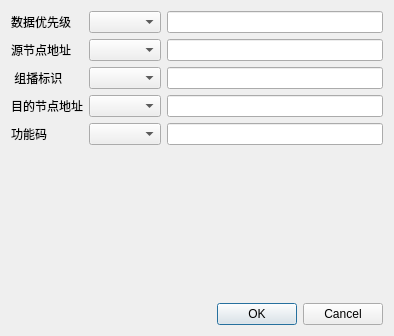
<?xml version="1.0" encoding="UTF-8"?>
<ui version="4.0">
 <class>DialogCanFrame2</class>
 <widget class="QDialog" name="DialogCanFrame2">
  <property name="geometry">
   <rect>
    <x>0</x>
    <y>0</y>
    <width>394</width>
    <height>336</height>
   </rect>
  </property>
  <property name="windowTitle">
   <string>Dialog</string>
  </property>
  <layout class="QVBoxLayout" name="verticalLayout">
   <item>
    <layout class="QGridLayout" name="gridLayout">
     <item row="0" column="0">
      <widget class="QLabel" name="label_78">
       <property name="text">
        <string>数据优先级</string>
       </property>
      </widget>
     </item>
     <item row="0" column="1">
      <widget class="QComboBox" name="comboBox_priority_2"/>
     </item>
     <item row="0" column="2">
      <widget class="QLineEdit" name="lineEdit_priority_2"/>
     </item>
     <item row="1" column="0">
      <widget class="QLabel" name="label_79">
       <property name="text">
        <string>源节点地址</string>
       </property>
      </widget>
     </item>
     <item row="1" column="1">
      <widget class="QComboBox" name="comboBox_srcAdrr_2"/>
     </item>
     <item row="1" column="2">
      <widget class="QLineEdit" name="lineEdit_srcAdrr_2"/>
     </item>
     <item row="2" column="0">
      <widget class="QLabel" name="label_80">
       <property name="text">
        <string> 组播标识</string>
       </property>
      </widget>
     </item>
     <item row="2" column="1">
      <widget class="QComboBox" name="comboBox_multicast_2"/>
     </item>
     <item row="2" column="2">
      <widget class="QLineEdit" name="lineEdit_multicast_2"/>
     </item>
     <item row="3" column="0">
      <widget class="QLabel" name="label_83">
       <property name="text">
        <string>目的节点地址</string>
       </property>
      </widget>
     </item>
     <item row="3" column="1">
      <widget class="QComboBox" name="comboBox_destAdrr_2"/>
     </item>
     <item row="3" column="2">
      <widget class="QLineEdit" name="lineEdit_destAdrr_2"/>
     </item>
     <item row="4" column="0">
      <widget class="QLabel" name="label_89">
       <property name="text">
        <string>功能码</string>
       </property>
      </widget>
     </item>
     <item row="4" column="1">
      <widget class="QComboBox" name="comboBox_funCode_2"/>
     </item>
     <item row="4" column="2">
      <widget class="QLineEdit" name="lineEdit_funCode_2"/>
     </item>
    </layout>
   </item>
   <item>
    <spacer name="verticalSpacer">
     <property name="orientation">
      <enum>Qt::Vertical</enum>
     </property>
     <property name="sizeHint" stdset="0">
      <size>
       <width>20</width>
       <height>134</height>
      </size>
     </property>
    </spacer>
   </item>
   <item>
    <widget class="QDialogButtonBox" name="buttonBox">
     <property name="orientation">
      <enum>Qt::Horizontal</enum>
     </property>
     <property name="standardButtons">
      <set>QDialogButtonBox::Cancel|QDialogButtonBox::Ok</set>
     </property>
    </widget>
   </item>
  </layout>
 </widget>
 <resources/>
 <connections>
  <connection>
   <sender>buttonBox</sender>
   <signal>accepted()</signal>
   <receiver>DialogCanFrame2</receiver>
   <slot>accept()</slot>
   <hints>
    <hint type="sourcelabel">
     <x>248</x>
     <y>254</y>
    </hint>
    <hint type="destinationlabel">
     <x>157</x>
     <y>274</y>
    </hint>
   </hints>
  </connection>
  <connection>
   <sender>buttonBox</sender>
   <signal>rejected()</signal>
   <receiver>DialogCanFrame2</receiver>
   <slot>reject()</slot>
   <hints>
    <hint type="sourcelabel">
     <x>316</x>
     <y>260</y>
    </hint>
    <hint type="destinationlabel">
     <x>286</x>
     <y>274</y>
    </hint>
   </hints>
  </connection>
 </connections>
</ui>
